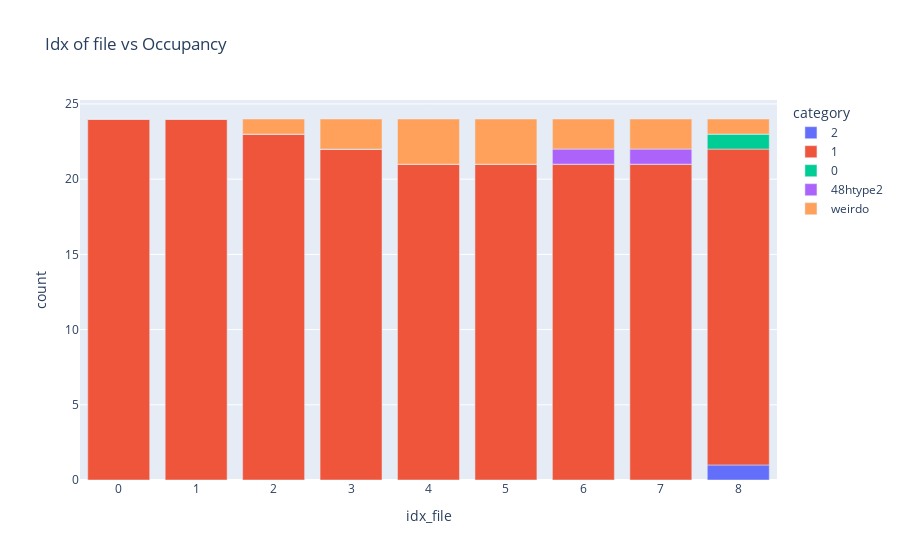

The notebook cell this image was saved under:
### Code cell
Movement.Occupancy.get_occupancy(file_loc_important_cols, coor_ref_structure_48n24_expanded, tuple_cage_metainfo, el = "Li")
df_occupancy = Plot.Movement.Occupancy.plot_occupancy(file_loc_important_cols, category_labels_occupancy)

### Figure 1 — Plotly figure (JSON) as saved in the notebook; plotly's stock layout.template omitted (floating-point values rounded to 4 significant figures)
{"data": [{"alignmentgroup": "True", "hovertemplate": "category=2<br>idx_file=%{x}<br>count=%{y}<extra></extra>", "legendgroup": "2", "marker": {"color": "#636efa", "pattern": {"shape": ""}}, "name": "2", "offsetgroup": "2", "orientation": "v", "showlegend": true, "textposition": "auto", "type": "bar", "x": [0, 1, 2, 3, 4, 5, 6, 7, 8], "xaxis": "x", "y": [0, 0, 0, 0, 0, 0, 0, 0, 1], "yaxis": "y"}, {"alignmentgroup": "True", "hovertemplate": "category=1<br>idx_file=%{x}<br>count=%{y}<extra></extra>", "legendgroup": "1", "marker": {"color": "#EF553B", "pattern": {"shape": ""}}, "name": "1", "offsetgroup": "1", "orientation": "v", "showlegend": true, "textposition": "auto", "type": "bar", "x": [0, 1, 2, 3, 4, 5, 6, 7, 8], "xaxis": "x", "y": [24, 24, 23, 22, 21, 21, 21, 21, 21], "yaxis": "y"}, {"alignmentgroup": "True", "hovertemplate": "category=0<br>idx_file=%{x}<br>count=%{y}<extra></extra>", "legendgroup": "0", "marker": {"color": "#00cc96", "pattern": {"shape": ""}}, "name": "0", "offsetgroup": "0", "orientation": "v", "showlegend": true, "textposition": "auto", "type": "bar", "x": [0, 1, 2, 3, 4, 5, 6, 7, 8], "xaxis": "x", "y": [0, 0, 0, 0, 0, 0, 0, 0, 1], "yaxis": "y"}, {"alignmentgroup": "True", "hovertemplate": "category=48htype2<br>idx_file=%{x}<br>count=%{y}<extra></extra>", "legendgroup": "48htype2", "marker": {"color": "#ab63fa", "pattern": {"shape": ""}}, "name": "48htype2", "offsetgroup": "48htype2", "orientation": "v", "showlegend": true, "textposition": "auto", "type": "bar", "x": [0, 1, 2, 3, 4, 5, 6, 7, 8], "xaxis": "x", "y": [0, 0, 0, 0, 0, 0, 1, 1, 0], "yaxis": "y"}, {"alignmentgroup": "True", "hovertemplate": "category=weirdo<br>idx_file=%{x}<br>count=%{y}<extra></extra>", "legendgroup": "weirdo", "marker": {"color": "#FFA15A", "pattern": {"shape": ""}}, "name": "weirdo", "offsetgroup": "weirdo", "orientation": "v", "showlegend": true, "textposition": "auto", "type": "bar", "x": [0, 1, 2, 3, 4, 5, 6, 7, 8], "xaxis": "x", "y": [0, 0, 1, 2, 3, 3, 2, 2, 1], "yaxis": "y"}], "layout": {"barmode": "relative", "legend": {"title": {"text": "category"}, "tracegroupgap": 0}, "title": {"text": "Idx of file vs Occupancy"}, "xaxis": {"anchor": "y", "domain": [0, 1], "title": {"text": "idx_file"}}, "yaxis": {"anchor": "x", "domain": [0, 1], "title": {"text": "count"}}}}
